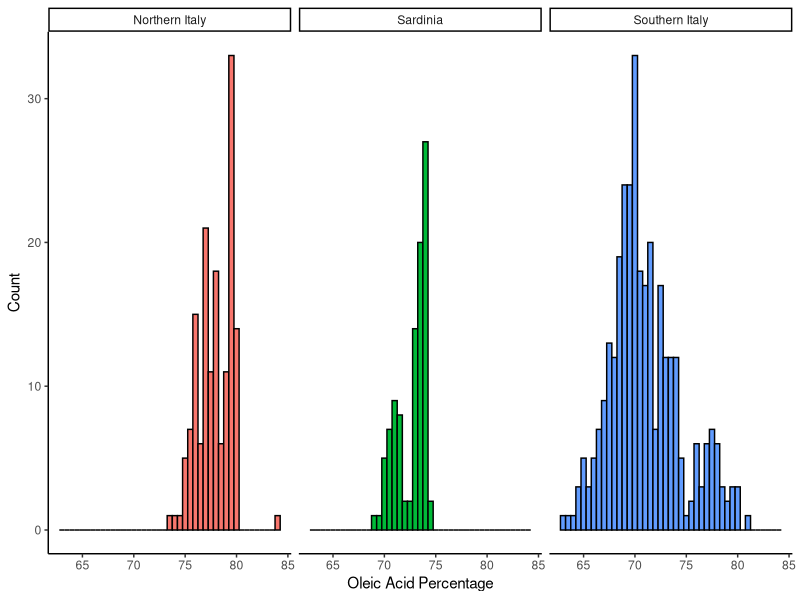
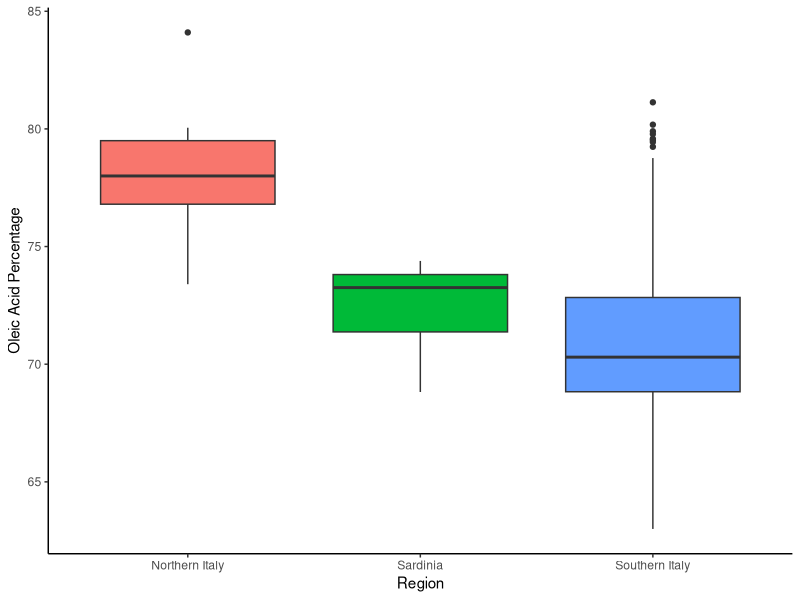
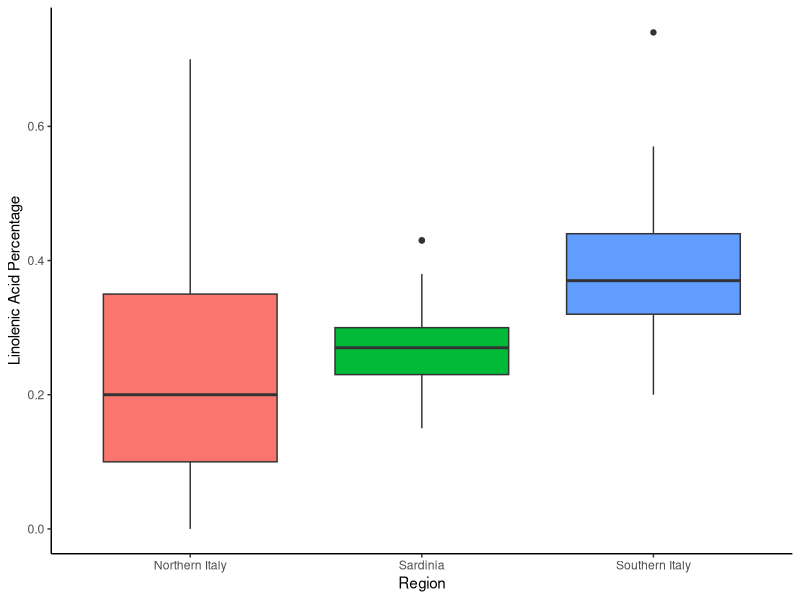
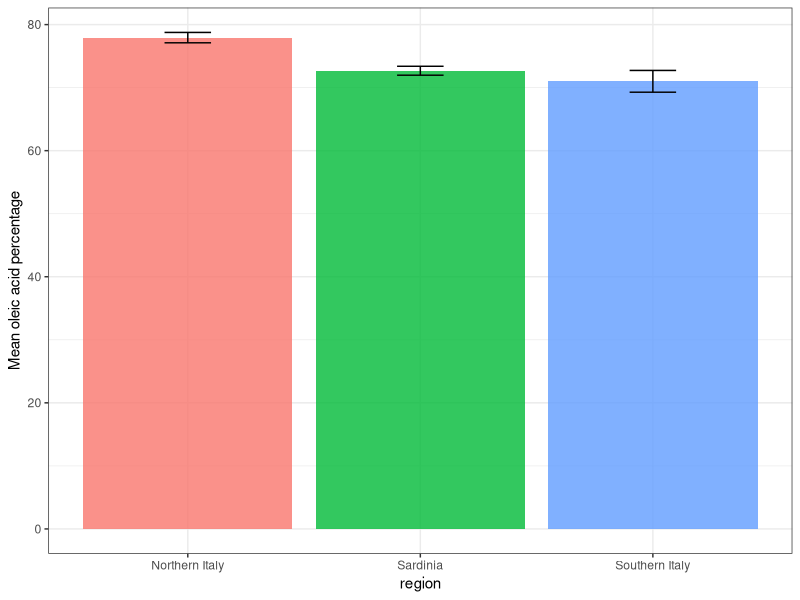
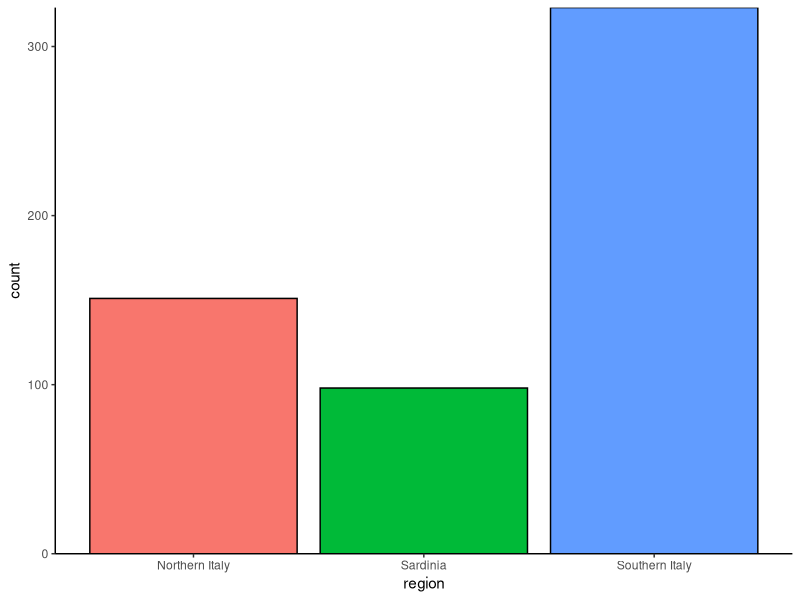
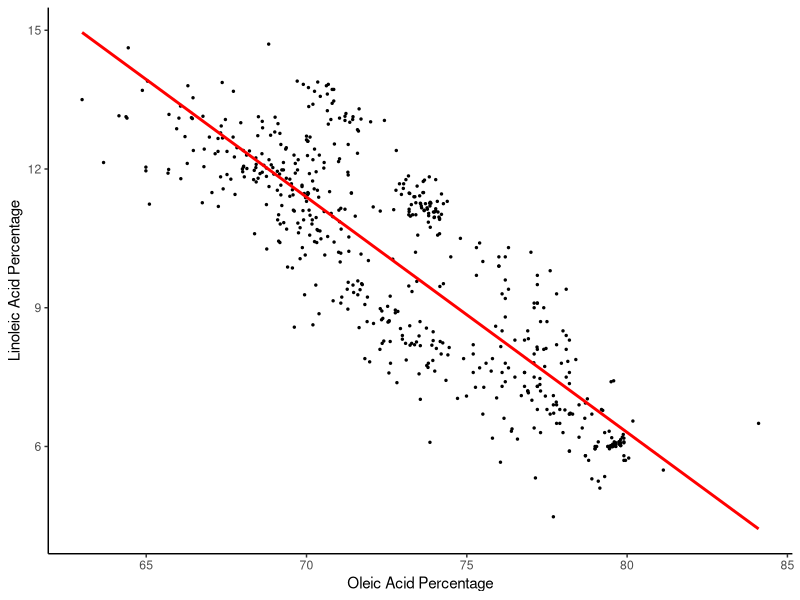
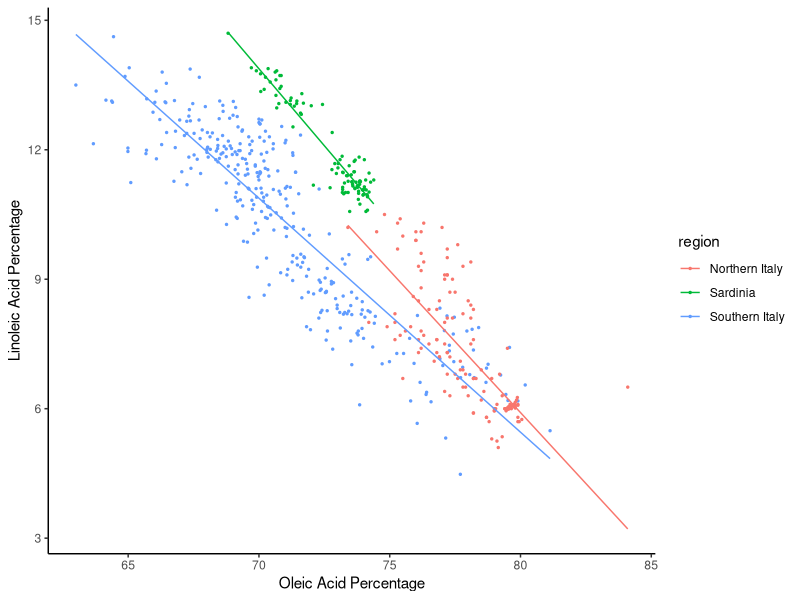
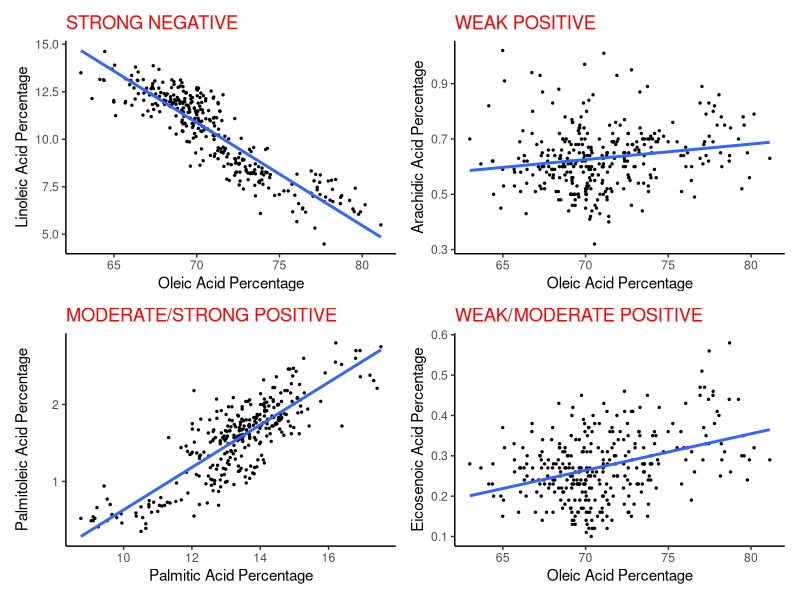

Write the R code that produced these figures, in order.
## ---- chunk 1
library(tidyverse)
library(dslabs)
library(patchwork)
knitr::opts_chunk$set(echo = FALSE, message=FALSE, warning=FALSE, fig.margin=T, fig.height=2.5, fig.width=4)
theme_set(theme_classic() + theme(legend.position = "none"))
## ---- chunk 2
ggplot(olive, aes(x  = oleic)) + geom_histogram(aes(fill = region), color="black", binwidth = 0.5) + facet_grid(~region) + xlab("Oleic Acid Percentage") + ylab("Count")
## ---- chunk 3
ggplot(olive, aes(x = region, y = oleic)) + geom_boxplot(aes(fill=region)) + xlab("Region") + ylab("Oleic Acid Percentage")
## ---- chunk 4
ggplot(olive, aes(x = region, y = linolenic)) + geom_boxplot(aes(fill=region)) + xlab("Region") + ylab("Linolenic Acid Percentage")
## ---- chunk 5
olive %>%
  group_by(region) %>% 
  summarize(m = mean(oleic),
            s = sd(oleic)) %>%
  ggplot(aes(x = region, y = m)) + 
    geom_bar(stat = "identity", aes(fill=region), alpha=0.8) + 
  geom_errorbar(aes(x = region, ymin = m-s/2, ymax = m+s/2), width=0.2) + ylab("Mean oleic acid percentage")+
  theme_bw() + theme(legend.position = "none")
## ---- chunk 6
ggplot(olive, aes(x = region)) + geom_bar(aes(fill=region), color="black") + scale_y_continuous(expand=c(0,0))
## ---- chunk 7
olive  %>% ggplot(aes(x = oleic, y = linoleic)) + geom_point(size=0.5) + xlab("Oleic Acid Percentage") + ylab("Linoleic Acid Percentage") + geom_smooth(color = "red", method = "lm", se =F)
## ---- chunk 8
olive  %>% ggplot(aes(x = oleic, y = linoleic, color=region)) + geom_point(size=0.5) + xlab("Oleic Acid Percentage") + ylab("Linoleic Acid Percentage") + geom_smooth(method = "lm", size=0.5, se =F)+ theme(legend.position = "right")
## ---- chunk 9
olive %>% filter(region == "Southern Italy") -> southolive
southolive  %>% ggplot(aes(x = oleic, y = linoleic))+ xlab("Oleic Acid Percentage") + ylab("Linoleic Acid Percentage") + geom_point(size=0.5) + geom_smooth(method = "lm", se=F) + ggtitle("STRONG NEGATIVE") + theme(plot.title = element_text(color="red"))-> scat.strongneg
southolive %>% ggplot(aes(x = oleic, y = arachidic)) + xlab("Oleic Acid Percentage") + ylab("Arachidic Acid Percentage") + geom_point(size=0.5) + geom_smooth(method = "lm", se=F) + ggtitle("WEAK POSITIVE")+ theme(plot.title = element_text(color="red")) -> scat.weakpos
southolive %>% ggplot(aes(x = oleic, y = eicosenoic)) +  xlab("Oleic Acid Percentage") + ylab("Eicosenoic Acid Percentage") + geom_point(size=0.5) + geom_smooth(method = "lm", se=F) + ggtitle("WEAK/MODERATE POSITIVE")+ theme(plot.title = element_text(color="red"))-> scat.medpos
southolive %>% ggplot(aes(x = palmitic, y = palmitoleic)) +  xlab("Palmitic Acid Percentage") + ylab("Palmitoleic Acid Percentage") + geom_point(size=0.5) + geom_smooth(method = "lm", se=F) + ggtitle("MODERATE/STRONG POSITIVE") + theme(plot.title = element_text(color="red"))-> scat.strongpos
(scat.strongneg  + scat.weakpos) / (scat.strongpos + scat.medpos)
